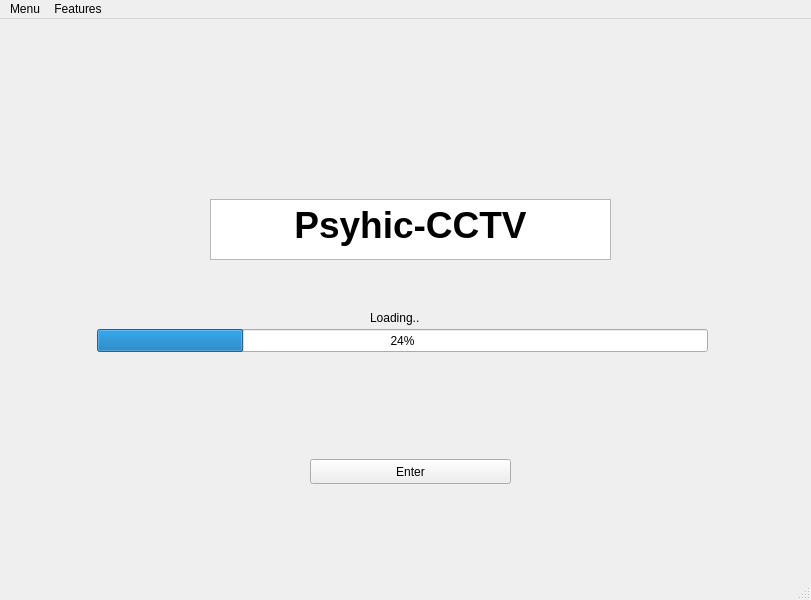
<?xml version="1.0" encoding="UTF-8"?>
<ui version="4.0">
 <class>MainWindow</class>
 <widget class="QMainWindow" name="MainWindow">
  <property name="geometry">
   <rect>
    <x>0</x>
    <y>0</y>
    <width>811</width>
    <height>600</height>
   </rect>
  </property>
  <property name="windowTitle">
   <string>MainWindow</string>
  </property>
  <widget class="QWidget" name="centralwidget">
   <widget class="QTextBrowser" name="textBrowser">
    <property name="geometry">
     <rect>
      <x>210</x>
      <y>180</y>
      <width>401</width>
      <height>61</height>
     </rect>
    </property>
    <property name="html">
     <string>&lt;!DOCTYPE HTML PUBLIC &quot;-//W3C//DTD HTML 4.0//EN&quot; &quot;http://www.w3.org/TR/REC-html40/strict.dtd&quot;&gt;
&lt;html&gt;&lt;head&gt;&lt;meta name=&quot;qrichtext&quot; content=&quot;1&quot; /&gt;&lt;style type=&quot;text/css&quot;&gt;
p, li { white-space: pre-wrap; }
&lt;/style&gt;&lt;/head&gt;&lt;body style=&quot; font-family:'Fira Sans Semi-Light'; font-size:10pt; font-weight:400; font-style:normal;&quot;&gt;
&lt;p align=&quot;center&quot; style=&quot; margin-top:0px; margin-bottom:0px; margin-left:0px; margin-right:0px; -qt-block-indent:0; text-indent:0px;&quot;&gt;&lt;span style=&quot; font-size:28pt; font-weight:600;&quot;&gt;Psyhic-CCTV&lt;/span&gt;&lt;/p&gt;&lt;/body&gt;&lt;/html&gt;</string>
    </property>
   </widget>
   <widget class="QProgressBar" name="progressBar">
    <property name="geometry">
     <rect>
      <x>97</x>
      <y>310</y>
      <width>611</width>
      <height>23</height>
     </rect>
    </property>
    <property name="value">
     <number>24</number>
    </property>
   </widget>
   <widget class="QPushButton" name="pushButton">
    <property name="geometry">
     <rect>
      <x>310</x>
      <y>440</y>
      <width>201</width>
      <height>25</height>
     </rect>
    </property>
    <property name="text">
     <string>Enter</string>
    </property>
   </widget>
   <widget class="QLabel" name="label">
    <property name="geometry">
     <rect>
      <x>370</x>
      <y>290</y>
      <width>62</width>
      <height>17</height>
     </rect>
    </property>
    <property name="text">
     <string>Loading..</string>
    </property>
   </widget>
  </widget>
  <widget class="QStatusBar" name="statusbar"/>
  <widget class="QMenuBar" name="menubar">
   <property name="geometry">
    <rect>
     <x>0</x>
     <y>0</y>
     <width>811</width>
     <height>22</height>
    </rect>
   </property>
   <widget class="QMenu" name="menuMenu">
    <property name="title">
     <string>Menu</string>
    </property>
   </widget>
   <widget class="QMenu" name="menuFeatures">
    <property name="title">
     <string>Features</string>
    </property>
   </widget>
   <addaction name="menuMenu"/>
   <addaction name="menuFeatures"/>
  </widget>
 </widget>
 <resources/>
 <connections/>
</ui>
